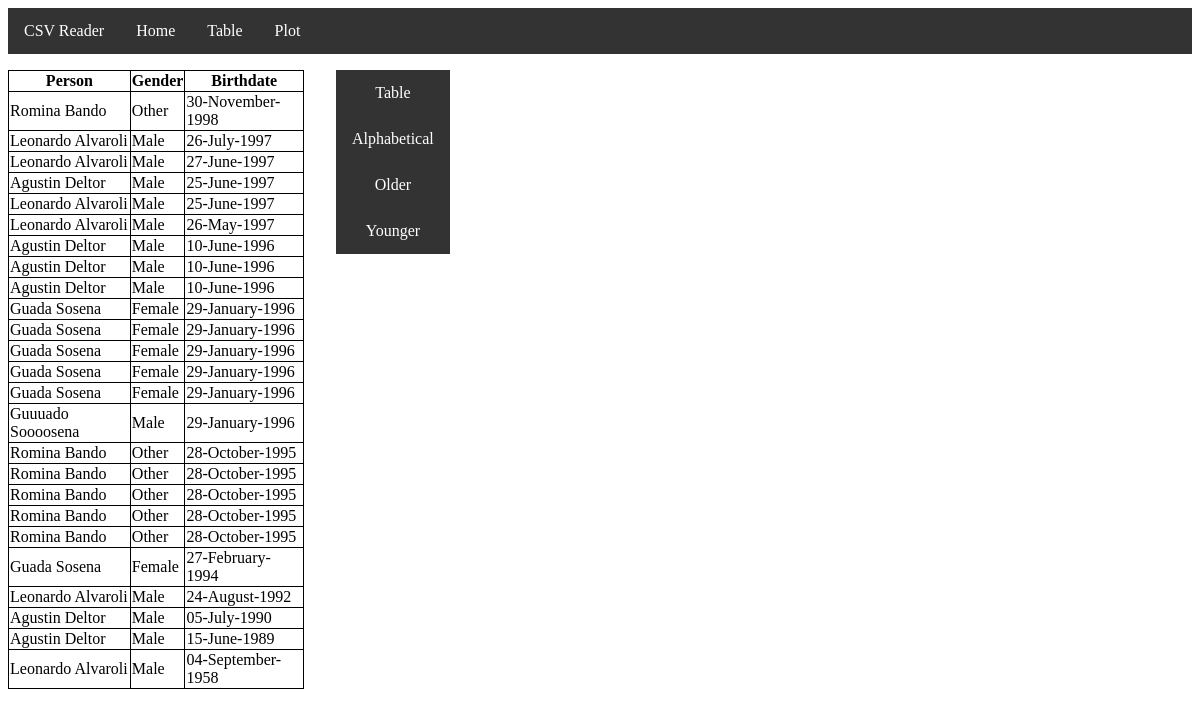
Page /younger on the earlier database version.
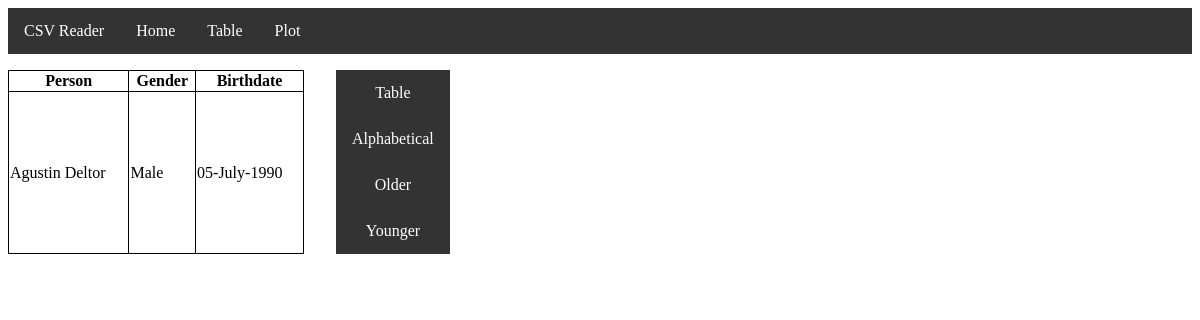
Same page on the later database version.
### gview/models.py (models this page shows)
class Person(models.Model):
    name = models.CharField(max_length=128)
    birthdate = models.DateTimeField()
    created_at = models.DateTimeField(auto_now_add=True)
    updated_at = models.DateTimeField(auto_now=True)
    class Gender(models.TextChoices):
        MALE = 'M', _('Male')
        FEMALE = 'F', _('Female')
        OTHER = 'O', _('Other')
    gender = models.CharField(max_length=1, choices= Gender.choices)
    def __str__(self):
        return self.name
    def getGender(self):
        return Person.Gender(self.gender).label
    def getBirthdate(self):
        return self.birthdate.strftime("%d-%B-%Y")

### gview/views.py (the view)
# urls.py: path('younger', views.Younger.as_view(), name='younger'),
class Younger(View):
    def get(self, request):
        edad = Person.objects.order_by('-birthdate', 'name')
        return render(request, 'younger.html', {'edad': edad})

### templates/younger.html (shortened to what this page needs)
{% load static %}
{% include 'navbar.html' %}
<html>
<head>
</head>
    <font size="2" face="Tahoma" >
    <div class="upper">
        <table class="tabla" border="1"; width="25%";>
            <thead>
                <th>Person</th>
                <th>Gender</th>
                <th>Birthdate</th>
            </thead>
            {% for k in edad  %}
            <tr>
                <td>{{k}}</td>
                <td>{{k.getGender}}</td>
                <td>{{k.getBirthdate}}</td>
            </tr>
            {% endfor %}
        </table>
        <div class="botones">
            <a class="form-submit-button" href="table">Table</a>
            <a href="alphabetical">Alphabetical</a>
            <a href="older">Older</a>
            <a href="younger">Younger</a>
        </div>
    </div>
    </font>
</html>

Differences in the rows shown:
removed Person: name "Romina Bando", getGender "Other", getBirthdate "30-November-1998"
removed Person: name "Leonardo Alvaroli", getGender "Male", getBirthdate "26-July-1997"
removed Person: name "Leonardo Alvaroli", getGender "Male", getBirthdate "27-June-1997"
removed Person: name "Agustin Deltor", getGender "Male", getBirthdate "25-June-1997"
removed Person: name "Leonardo Alvaroli", getGender "Male", getBirthdate "25-June-1997"
removed Person: name "Leonardo Alvaroli", getGender "Male", getBirthdate "26-May-1997"
removed Person: name "Agustin Deltor", getGender "Male", getBirthdate "10-June-1996"
removed Person: name "Agustin Deltor", getGender "Male", getBirthdate "10-June-1996"
removed Person: name "Agustin Deltor", getGender "Male", getBirthdate "10-June-1996"
removed Person: name "Guada Sosena", getGender "Female", getBirthdate "29-January-1996"
removed Person: name "Guada Sosena", getGender "Female", getBirthdate "29-January-1996"
removed Person: name "Guada Sosena", getGender "Female", getBirthdate "29-January-1996"
removed Person: name "Guada Sosena", getGender "Female", getBirthdate "29-January-1996"
removed Person: name "Guada Sosena", getGender "Female", getBirthdate "29-January-1996"
removed Person: name "Guuuado Soooosena", getGender "Male", getBirthdate "29-January-1996"
removed Person: name "Romina Bando", getGender "Other", getBirthdate "28-October-1995"
removed Person: name "Romina Bando", getGender "Other", getBirthdate "28-October-1995"
removed Person: name "Romina Bando", getGender "Other", getBirthdate "28-October-1995"
removed Person: name "Romina Bando", getGender "Other", getBirthdate "28-October-1995"
removed Person: name "Romina Bando", getGender "Other", getBirthdate "28-October-1995"
removed Person: name "Guada Sosena", getGender "Female", getBirthdate "27-February-1994"
removed Person: name "Leonardo Alvaroli", getGender "Male", getBirthdate "24-August-1992"
removed Person: name "Agustin Deltor", getGender "Male", getBirthdate "15-June-1989"
removed Person: name "Leonardo Alvaroli", getGender "Male", getBirthdate "04-September-1958"
